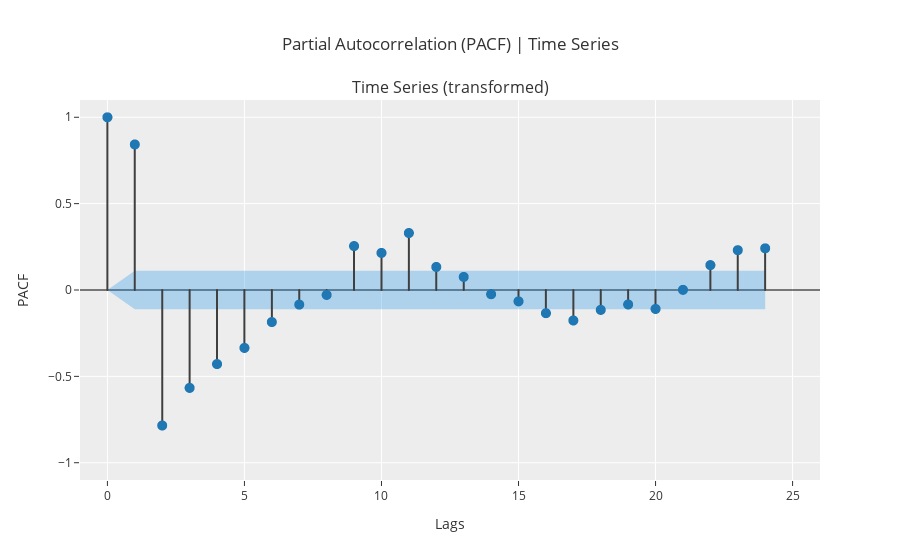

Source (notebook cell):
### Code cell
# upto 12 lags are shown in the plot below. The first 12 lags are significant.
exp.plot_model(plot='pacf')

### Figure 1 — Plotly figure (JSON) as saved in the notebook; plotly's stock layout.template omitted (floating-point values rounded to 4 significant figures)
{"data": [{"line": {"color": "#3f3f3f"}, "marker": {"size": 10}, "mode": "lines", "name": "PACF", "showlegend": false, "type": "scattergl", "x": [0, 0], "xaxis": "x", "y": [0, 1], "yaxis": "y"}, {"line": {"color": "#3f3f3f"}, "marker": {"size": 10}, "mode": "lines", "name": "PACF", "showlegend": false, "type": "scattergl", "x": [1, 1], "xaxis": "x", "y": [0, 0.8426], "yaxis": "y"}, {"line": {"color": "#3f3f3f"}, "marker": {"size": 10}, "mode": "lines", "name": "PACF", "showlegend": false, "type": "scattergl", "x": [2, 2], "xaxis": "x", "y": [0, -0.7845], "yaxis": "y"}, {"line": {"color": "#3f3f3f"}, "marker": {"size": 10}, "mode": "lines", "name": "PACF", "showlegend": false, "type": "scattergl", "x": [3, 3], "xaxis": "x", "y": [0, -0.5666], "yaxis": "y"}, {"line": {"color": "#3f3f3f"}, "marker": {"size": 10}, "mode": "lines", "name": "PACF", "showlegend": false, "type": "scattergl", "x": [4, 4], "xaxis": "x", "y": [0, -0.4289], "yaxis": "y"}, {"line": {"color": "#3f3f3f"}, "marker": {"size": 10}, "mode": "lines", "name": "PACF", "showlegend": false, "type": "scattergl", "x": [5, 5], "xaxis": "x", "y": [0, -0.3352], "yaxis": "y"}, {"line": {"color": "#3f3f3f"}, "marker": {"size": 10}, "mode": "lines", "name": "PACF", "showlegend": false, "type": "scattergl", "x": [6, 6], "xaxis": "x", "y": [0, -0.1854], "yaxis": "y"}, {"line": {"color": "#3f3f3f"}, "marker": {"size": 10}, "mode": "lines", "name": "PACF", "showlegend": false, "type": "scattergl", "x": [7, 7], "xaxis": "x", "y": [0, -0.08458], "yaxis": "y"}, {"line": {"color": "#3f3f3f"}, "marker": {"size": 10}, "mode": "lines", "name": "PACF", "showlegend": false, "type": "scattergl", "x": [8, 8], "xaxis": "x", "y": [0, -0.02845], "yaxis": "y"}, {"line": {"color": "#3f3f3f"}, "marker": {"size": 10}, "mode": "lines", "name": "PACF", "showlegend": false, "type": "scattergl", "x": [9, 9], "xaxis": "x", "y": [0, 0.2543], "yaxis": "y"}, {"line": {"color": "#3f3f3f"}, "marker": {"size": 10}, "mode": "lines", "name": "PACF", "showlegend": false, "type": "scattergl", "x": [10, 10], "xaxis": "x", "y": [0, 0.2146], "yaxis": "y"}, {"line": {"color": "#3f3f3f"}, "marker": {"size": 10}, "mode": "lines", "name": "PACF", "showlegend": false, "type": "scattergl", "x": [11, 11], "xaxis": "x", "y": [0, 0.3299], "yaxis": "y"}, {"line": {"color": "#3f3f3f"}, "marker": {"size": 10}, "mode": "lines", "name": "PACF", "showlegend": false, "type": "scattergl", "x": [12, 12], "xaxis": "x", "y": [0, 0.1334], "yaxis": "y"}, {"line": {"color": "#3f3f3f"}, "marker": {"size": 10}, "mode": "lines", "name": "PACF", "showlegend": false, "type": "scattergl", "x": [13, 13], "xaxis": "x", "y": [0, 0.07563], "yaxis": "y"}, {"line": {"color": "#3f3f3f"}, "marker": {"size": 10}, "mode": "lines", "name": "PACF", "showlegend": false, "type": "scattergl", "x": [14, 14], "xaxis": "x", "y": [0, -0.02446], "yaxis": "y"}, {"line": {"color": "#3f3f3f"}, "marker": {"size": 10}, "mode": "lines", "name": "PACF", "showlegend": false, "type": "scattergl", "x": [15, 15], "xaxis": "x", "y": [0, -0.06565], "yaxis": "y"}, {"line": {"color": "#3f3f3f"}, "marker": {"size": 10}, "mode": "lines", "name": "PACF", "showlegend": false, "type": "scattergl", "x": [16, 16], "xaxis": "x", "y": [0, -0.1343], "yaxis": "y"}, {"line": {"color": "#3f3f3f"}, "marker": {"size": 10}, "mode": "lines", "name": "PACF", "showlegend": false, "type": "scattergl", "x": [17, 17], "xaxis": "x", "y": [0, -0.1764], "yaxis": "y"}, {"line": {"color": "#3f3f3f"}, "marker": {"size": 10}, "mode": "lines", "name": "PACF", "showlegend": false, "type": "scattergl", "x": [18, 18], "xaxis": "x", "y": [0, -0.1151], "yaxis": "y"}, {"line": {"color": "#3f3f3f"}, "marker": {"size": 10}, "mode": "lines", "name": "PACF", "showlegend": false, "type": "scattergl", "x": [19, 19], "xaxis": "x", "y": [0, -0.0838], "yaxis": "y"}, {"line": {"color": "#3f3f3f"}, "marker": {"size": 10}, "mode": "lines", "name": "PACF", "showlegend": false, "type": "scattergl", "x": [20, 20], "xaxis": "x", "y": [0, -0.1097], "yaxis": "y"}, {"line": {"color": "#3f3f3f"}, "marker": {"size": 10}, "mode": "lines", "name": "PACF", "showlegend": false, "type": "scattergl", "x": [21, 21], "xaxis": "x", "y": [0, 0.0009473], "yaxis": "y"}, {"line": {"color": "#3f3f3f"}, "marker": {"size": 10}, "mode": "lines", "name": "PACF", "showlegend": false, "type": "scattergl", "x": [22, 22], "xaxis": "x", "y": [0, 0.144], "yaxis": "y"}, {"line": {"color": "#3f3f3f"}, "marker": {"size": 10}, "mode": "lines", "name": "PACF", "showlegend": false, "type": "scattergl", "x": [23, 23], "xaxis": "x", "y": [0, 0.2305], "yaxis": "y"}, {"line": {"color": "#3f3f3f"}, "marker": {"size": 10}, "mode": "lines", "name": "PACF", "showlegend": false, "type": "scattergl", "x": [24, 24], "xaxis": "x", "y": [0, 0.2413], "yaxis": "y"}, {"marker": {"color": "#1f77b4", "size": 10}, "mode": "markers", "name": "PACF", "showlegend": false, "type": "scattergl", "x": [0, 1, 2, 3, 4, 5, 6, 7, 8, 9, 10, 11, 12, 13, 14, 15, 16, 17, 18, 19, 20, 21, 22, 23, 24], "xaxis": "x", "y": [1, 0.8426, -0.7845, -0.5666, -0.4289, -0.3352, -0.1854, -0.08458, -0.02845, 0.2543, 0.2146, 0.3299, 0.1334, 0.07563, -0.02446, -0.06565, -0.1343, -0.1764, -0.1151, -0.0838, -0.1097, 0.0009473, 0.144, 0.2305, 0.2413], "yaxis": "y"}, {"line": {"color": "rgba(255,255,255,0)"}, "marker": {"size": 10}, "mode": "lines", "name": "UC", "showlegend": false, "type": "scatter", "x": [0, 1, 2, 3, 4, 5, 6, 7, 8, 9, 10, 11, 12, 13, 14, 15, 16, 17, 18, 19, 20, 21, 22, 23, 24], "xaxis": "x", "y": [0, 0.112, 0.112, 0.112, 0.112, 0.112, 0.112, 0.112, 0.112, 0.112, 0.112, 0.112, 0.112, 0.112, 0.112, 0.112, 0.112, 0.112, 0.112, 0.112, 0.112, 0.112, 0.112, 0.112, 0.112], "yaxis": "y"}, {"fill": "tonexty", "fillcolor": "rgba(32, 146, 230,0.3)", "line": {"color": "rgba(255,255,255,0)"}, "marker": {"size": 10}, "mode": "lines", "name": "LC", "showlegend": false, "type": "scatter", "x": [0, 1, 2, 3, 4, 5, 6, 7, 8, 9, 10, 11, 12, 13, 14, 15, 16, 17, 18, 19, 20, 21, 22, 23, 24], "xaxis": "x", "y": [0, -0.112, -0.112, -0.112, -0.112, -0.112, -0.112, -0.112, -0.112, -0.112, -0.112, -0.112, -0.112, -0.112, -0.112, -0.112, -0.112, -0.112, -0.112, -0.112, -0.112, -0.112, -0.112, -0.112, -0.112], "yaxis": "y"}], "layout": {"annotations": [{"font": {"size": 16}, "showarrow": false, "text": "Time Series (transformed)", "x": 0.5, "xanchor": "center", "xref": "paper", "y": 1, "yanchor": "bottom", "yref": "paper"}], "showlegend": false, "title": {"text": "Partial Autocorrelation (PACF) | Time Series"}, "xaxis": {"anchor": "y", "domain": [0, 1], "range": [-1, 26], "title": {"text": "Lags"}}, "yaxis": {"anchor": "x", "domain": [0, 1], "range": [-1.1, 1.1], "title": {"text": "PACF"}, "zerolinecolor": "#000000"}}}
